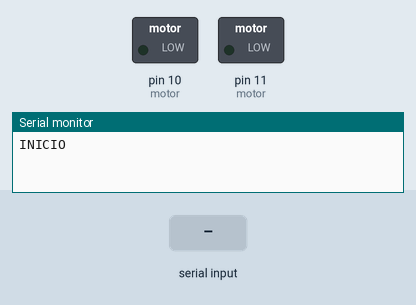
The sketch below on a simulated Arduino Uno, built with avr-gcc and run on an emulated ATmega328P. Shown: switched loads named in the sketch (green lamp = pin HIGH), the last lines printed to the serial monitor. Dashed ring = blinking. The inputs (shaded band) are chosen by the test bench.

Above: at 1.2 s.
1.3 s: "90,45\n" received over Serial
At 2.7 s:
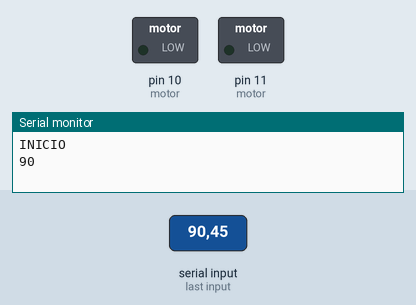
4.3 s: byte 42 ('*') received over Serial
At 5.1 s:
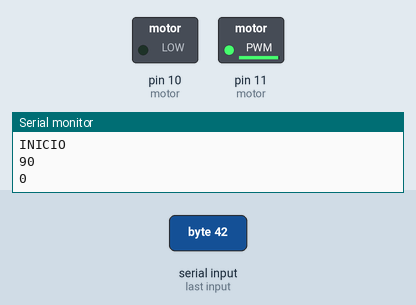
5.8 s: "30,150\n" received over Serial
At 6.2 s:
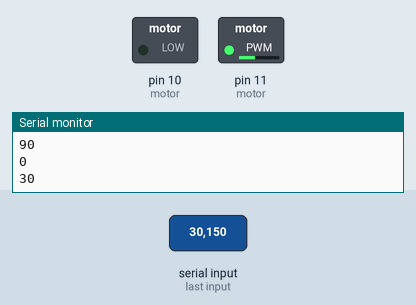
7.3 s: "*\n" received over Serial
At 8.3 s:
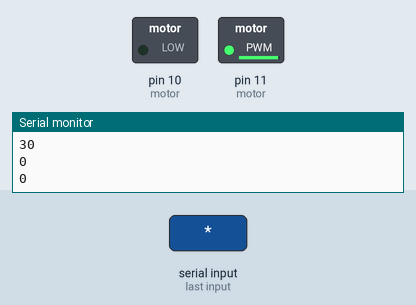
Timing chart, 0 to 9.8 s (numbered marks = the images above; inputs shaded):
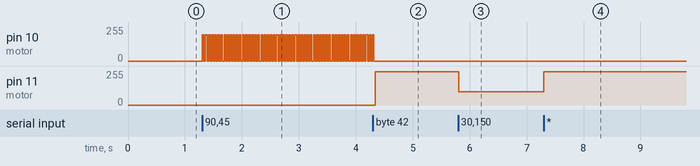

Measured:
- after the input at 1.3 s, pin 10 (motor): alternates 196/255 for 0.03 s and 0/255 for 0.03 s, starting at once
- after the input at 4.3 s, pin 10 (motor): goes on until 4.3 s, then stays 0/255; pin 11 (motor): 0/255 → 250/255 at once
- after the input at 5.8 s, pin 11 (motor): 250/255 → 100/255 at once
- after the input at 7.3 s, pin 11 (motor): 100/255 → 250/255 at once

The sketch:

AlgoritmoMOTOR.ino
```cpp
boolean stringComplete = false;  // whether the string is complete
String inputString = "";         // a string to hold incoming data
int vkg = 0;
int diff = 50;
void setup() {
  // put your setup code here, to run once:
  Serial.begin(9600);
  Serial.println("INICIO");
}

void loop() {
  // put your main code here, to run repeatedly:
      if (stringComplete) {
          //diff = map(inputString.toInt(),0,100,0,100);
          diff = inputString.toInt();
          Serial.println(diff);
          stringComplete = false;
          inputString = "";
      }

      operar(diff);
}

void operar(int d){
  //ApagarMotor();
  int a = d; int r = d;
    if(a <= 50){
      a = map(a,0,50,250,0);
      Avanzar(a);
      }

    if(r >= 51){
      r = map(r,50,101,0,250); //r va a valer entre 0 y 250
      int dly =  abs(map(r,250,4,0,250) / 2); //dly va a valer entre 2 y 250
      Retroceder(r); delay(dly);
      //Serial.println(dly);
      ApagarMotor();delay(dly);
      }

}


void serialEvent() {
  while (Serial.available()) {
    // get the new byte:
    char inChar = (char)Serial.read();
    // add it to the inputString:
    if(inChar != '*'){inputString += inChar;}
    //Serial.print(inChar);
    if ((inChar == '*') || (inChar == '\n')) {
      stringComplete = true;
    }
  }
}


void ApagarMotor(){
  //Serial.println("apagado");
        //display.clearDisplay();display.setCursor(60,0);
        //display.setTextSize(1);
        //display.println("APG:");
        //display.display();
  pinMode(10,OUTPUT); digitalWrite(10,LOW);//pwm para el motor
  pinMode(11,OUTPUT); digitalWrite(11,LOW);//pwm para el motor
}

void Avanzar(int vel){
  if(vel > 255){vel = 255;}
  //Serial.println("AVZ");
        //display.clearDisplay();display.setCursor(60,0);
        //display.setTextSize(1);
        //display.println("AVZ:");
        //display.display();
  pinMode(10,OUTPUT); digitalWrite(10,LOW);//pwm para el motor
  pinMode(11,OUTPUT); analogWrite(11,vel);//pwm para el motor

}


void Retroceder(int vel){
  if(vel < -255){vel = -255;}
  //Serial.print("RTD");
  //Serial.println(vel);
        //display.clearDisplay();display.setCursor(60,0);
        //display.setTextSize(1);
        //display.println("RTD:");
        //display.display();
  pinMode(11,OUTPUT); digitalWrite(11,LOW);//pwm para el motor
  pinMode(10,OUTPUT); analogWrite(10,abs(vel));//pwm para el motor
}
```
